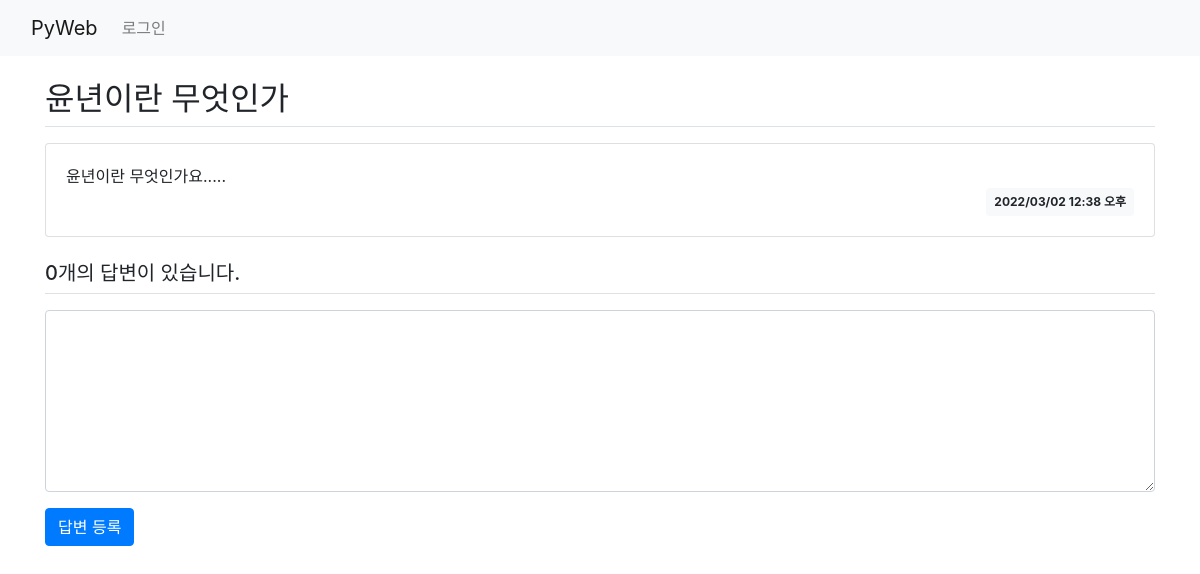
Before: /board/5/ with the older database file.
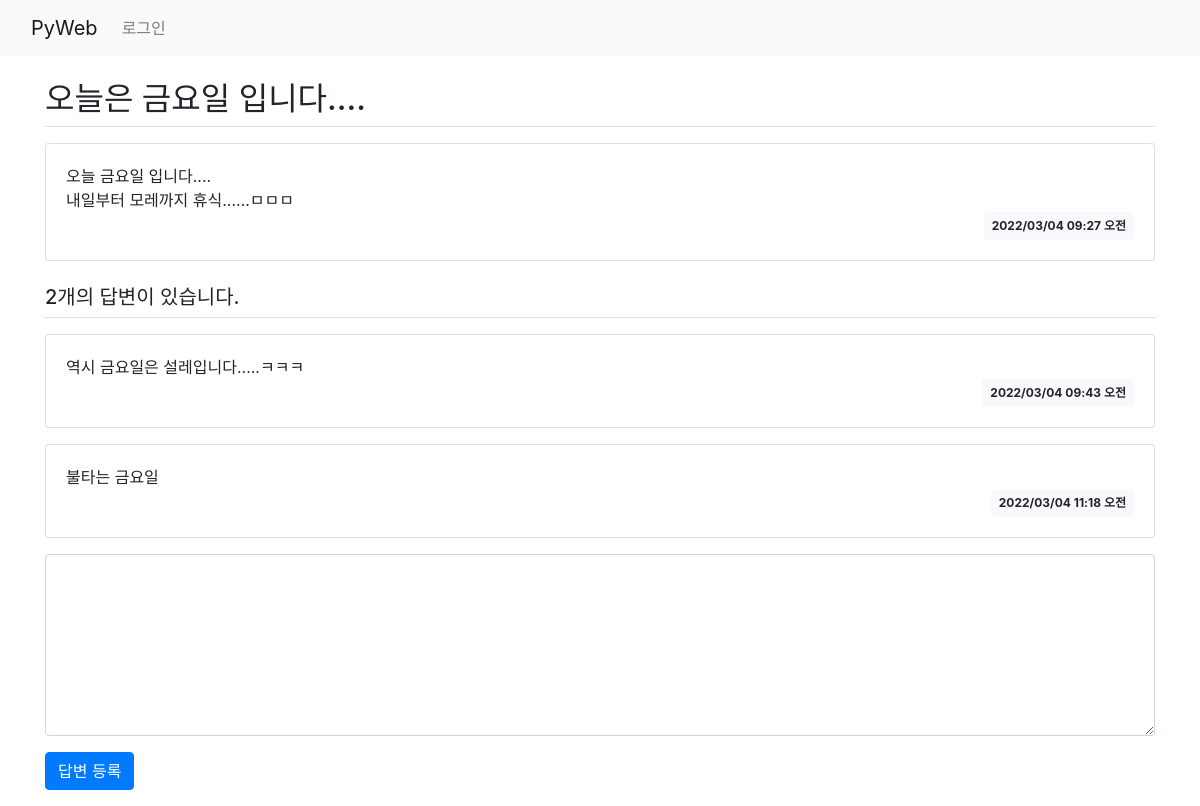
After: the same page with the newer database file.
### board/models.py (models this page shows, shortened)
class Question(models.Model):
    subject = models.CharField(max_length=200)
    content = models.TextField()
    create_date = models.DateTimeField()

class Answer(models.Model):
    content = models.TextField()
    create_date = models.DateTimeField()
    question = models.ForeignKey(Question, on_delete=models.CASCADE)

### board/views.py (the view)
# urls.py: path('<int:question_id>/', views.detail, name='detail'),
def detail(request, question_id):
    question = get_object_or_404(Question, pk=question_id)  #url경로 오류 처리
    context = {'question': question}
    return render(request, 'board/detail.html', context)

### templates/board/detail.html (shortened to what this page needs)
{% extends 'base.html' %}
{% block content %}
    <div class="container my-3">
       <h2 class="border-bottom py-2">{{ question.subject }}</h2>
        <div class="card my-3">
            <div class="card-body">
                <div class="card-text" style="white-space:pre-line">{{ question.content }}</div>
                <div class="d-flex justify-content-end">
                    <div class="badge badge-light p-2">
                        {{ question.create_date|date:'o/m/d h:i a' }}
                    </div>
                </div>
            </div>
        </div>
        <h5 class="border-bottom my-3 py-2">
            {{ question.answer_set.count }}개의 답변이 있습니다.
        </h5>
        {% for answer in question.answer_set.all %}
        <div class="card my-3">
            <div class="card-body">
                <div class="card-text" style="white-space:pre-line">{{ answer.content }}</div>
                <div class="d-flex justify-content-end">
                    <div class="badge badge-light p-2">
                        {{ answer.create_date|date:'o/m/d h:i a' }}
                    </div>
                </div>
            </div>
        </div>
        {% endfor %}
        <form action="{% url 'board:answer_create' question.id %}" method="post">
          <div class="form-group">
              <textarea name="content" rows="7" cols="60" class="form-control"
              ></textarea>
          </div>
          <input type="submit" value="답변 등록" class="btn btn-primary">
      </form>
    </div>
{% endblock %}

### templates/base.html (shortened to what this page needs)
<!DOCTYPE html>
{% load static %}
<html lang="ko">
<head>
    <link rel="stylesheet" href="{% static 'board/css/bootstrap.css/' %}">
</head>
<body>
{% include 'navbar.html' %}
{% block content %}{% endblock %}
</body>
</html>

### templates/navbar.html (shortened to what this page needs)
<nav class="navbar navbar-expand-lg navbar-light bg-light">
  <div class="container-fluid">
    <a class="navbar-brand" href="{% url 'board:index' %}">PyWeb</a>
    <div class="collapse navbar-collapse" id="navbarNav">
      <ul class="navbar-nav">
        <li class="nav-item">
          {% if user.is_authenticated %}
            <a class="nav-link" href="{% url 'common:login' %}">({{ user.username }}) 로그아웃</a>
          {% else %}
            <a class="nav-link" href="{% url 'common:login' %}">로그인</a>
          {% endif %}
        </li>
      </ul>
    </div>
  </div>
</nav>

Changed rows visible on the page:
changed Question: subject "윤년이란 무엇인가" → "오늘은 금요일 입니다...."; content "윤년이란 무엇인가요....." → "오늘 금요일 입니다.... 내일부터 모레까지 휴식......ㅁㅁㅁ"; create_date "2022/03/02 12:38 오후" → "2022/03/04 09:27 오전"; answer_set.count "0" → "2"
added Answer: content "역시 금요일은 설레입니다.....ㅋㅋㅋ", create_date "2022/03/04 09:43 오전"
added Answer: content "불타는 금요일", create_date "2022/03/04 11:18 오전"
